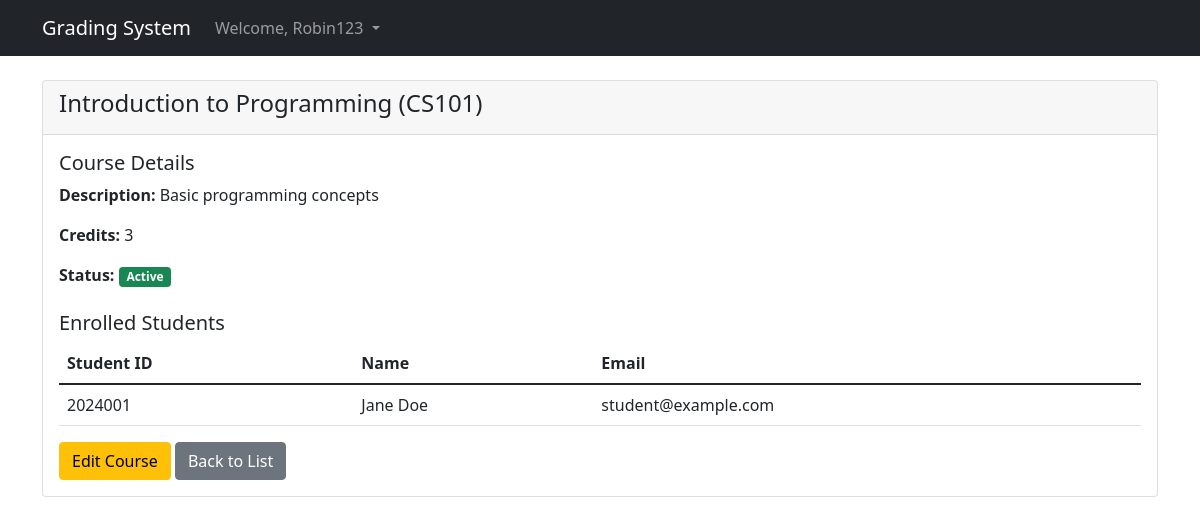
The page /courses/1/ (signed in) on the database its author committed.
### grades/models.py (models this page shows, shortened)
class Course(models.Model):
    course_code = models.CharField(max_length=10, unique=True)
    course_name = models.CharField(max_length=100)
    description = models.TextField()
    credits = models.IntegerField(default=3)
    is_active = models.BooleanField(default=True)
    created_at = models.DateTimeField(auto_now_add=True)
    def get_enrolled_students(self):
        return Student.objects.filter(enrollment__course=self)

class Student(models.Model):
    user = models.OneToOneField(User, on_delete=models.CASCADE)
    student_id = models.CharField(max_length=10, unique=True)
    full_name = models.CharField(max_length=100)
    email = models.EmailField(unique=True)
    date_of_birth = models.DateField()
    created_at = models.DateTimeField(default=timezone.now)
    updated_at = models.DateTimeField(auto_now=True)

### grades/views.py (the view)
# urls.py: path('courses/<int:course_id>/', views.view_course, name='view_course'),
@login_required
def view_course(request, course_id):
    course = get_object_or_404(Course, id=course_id)
    enrolled_students = course.get_enrolled_students()
    return render(request, 'view_course.html', {
        'course': course,
        'enrolled_students': enrolled_students
    })

### grades/templates/view_course.html (shortened to what this page needs)
{% extends 'base.html' %}
{% block content %}
<div class="card">
    <div class="card-header">
        <h4>{{ course.course_name }} ({{ course.course_code }})</h4>
    </div>
    <div class="card-body">
        <h5>Course Details</h5>
        <p><strong>Description:</strong> {{ course.description }}</p>
        <p><strong>Credits:</strong> {{ course.credits }}</p>
        <p><strong>Status:</strong>
            {% if course.is_active %}
            <span class="badge bg-success">Active</span>
            {% else %}
            <span class="badge bg-secondary">Inactive</span>
            {% endif %}
        </p>
        <h5 class="mt-4">Enrolled Students</h5>
        <table class="table">
            <thead>
                <tr>
                    <th>Student ID</th>
                    <th>Name</th>
                    <th>Email</th>
                </tr>
            </thead>
            <tbody>
                {% for student in enrolled_students %}
                <tr>
                    <td>{{ student.student_id }}</td>
                    <td>{{ student.full_name }}</td>
                    <td>{{ student.email }}</td>
                </tr>
                {% endfor %}
            </tbody>
        </table>
        <a href="{% url 'edit_course' course.id %}" class="btn btn-warning">Edit Course</a>
        <a href="{% url 'course_list' %}" class="btn btn-secondary">Back to List</a>
    </div>
</div>
{% endblock %}

### grades/templates/base.html (shortened to what this page needs)
<!DOCTYPE html>
<html lang="en">
<head>
    <link href="https://cdn.jsdelivr.net/npm/bootstrap@5.1.3/dist/css/bootstrap.min.css" rel="stylesheet">
</head>
<body>
    <nav class="navbar navbar-expand-lg navbar-dark bg-dark">
        <div class="container">
            <a class="navbar-brand" href="{% url 'dashboard' %}">Grading System</a>
            <div class="collapse navbar-collapse" id="navbarNav">
                {% if user.is_authenticated %}
                <ul class="navbar-nav">
                    <li class="nav-item dropdown">
                        <a class="nav-link dropdown-toggle" href="#" role="button" data-bs-toggle="dropdown">
                            Welcome, {{ user.username }}
                        </a>
                    </li>
                </ul>
                {% else %}
                <ul class="navbar-nav ms-auto">
                    <li class="nav-item">
                        <a class="nav-link" href="{% url 'login' %}">Login</a>
                    </li>
                </ul>
                {% endif %}
            </div>
        </div>
    </nav>
    <div class="container mt-4">
        {% block content %}{% endblock %}
    </div>
</body>
</html>

### rows shown on the page
Course: course_name "Introduction to Programming", course_code "CS101", description "Basic programming concepts", credits "3"
Student: student_id "2024001", full_name "Jane Doe", email "student@example.com"

### other values the page prints
{{ user.username }} "Robin123"
